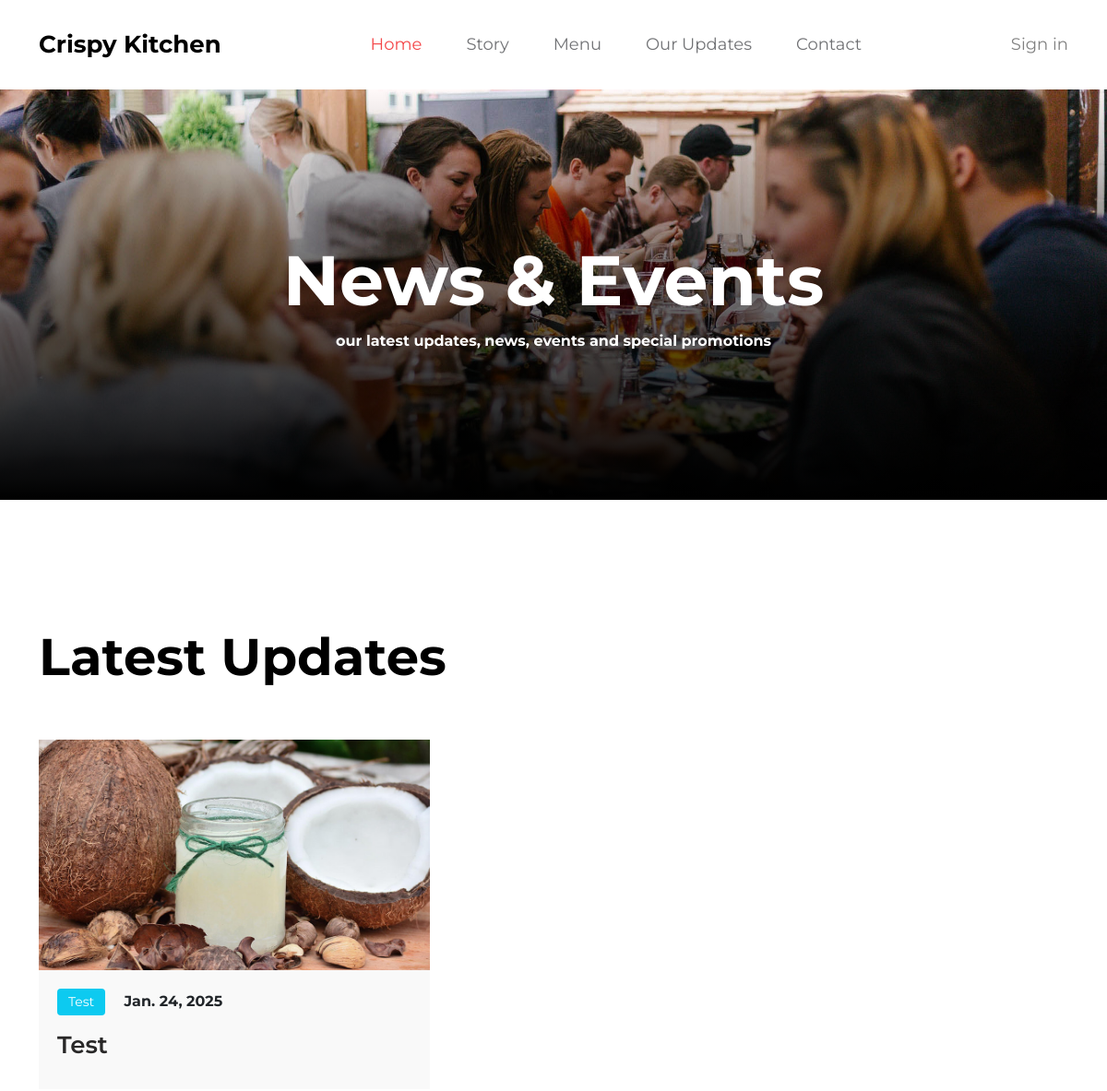
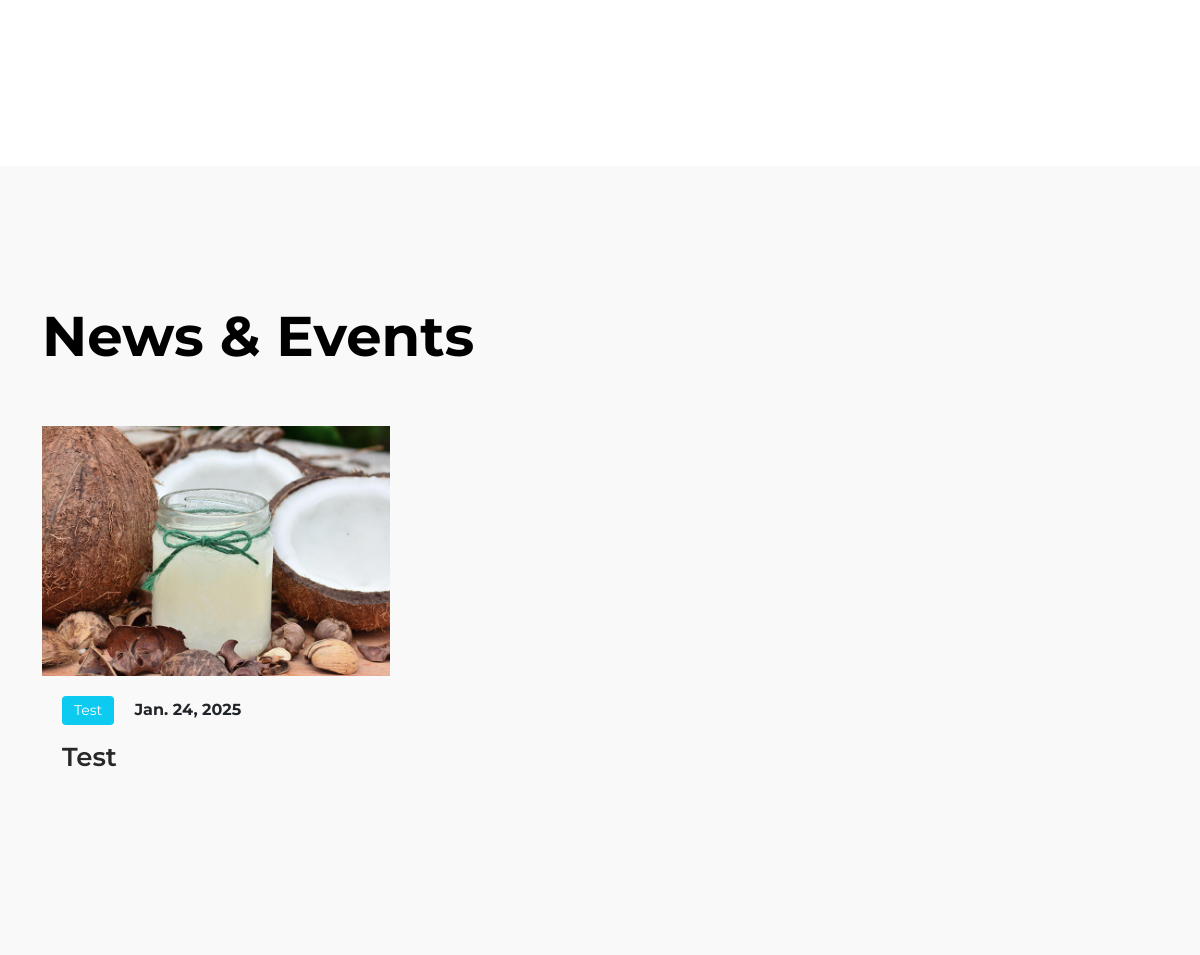
The page /news/ (upper part) on the database as committed earlier (2 pictures, top to bottom).
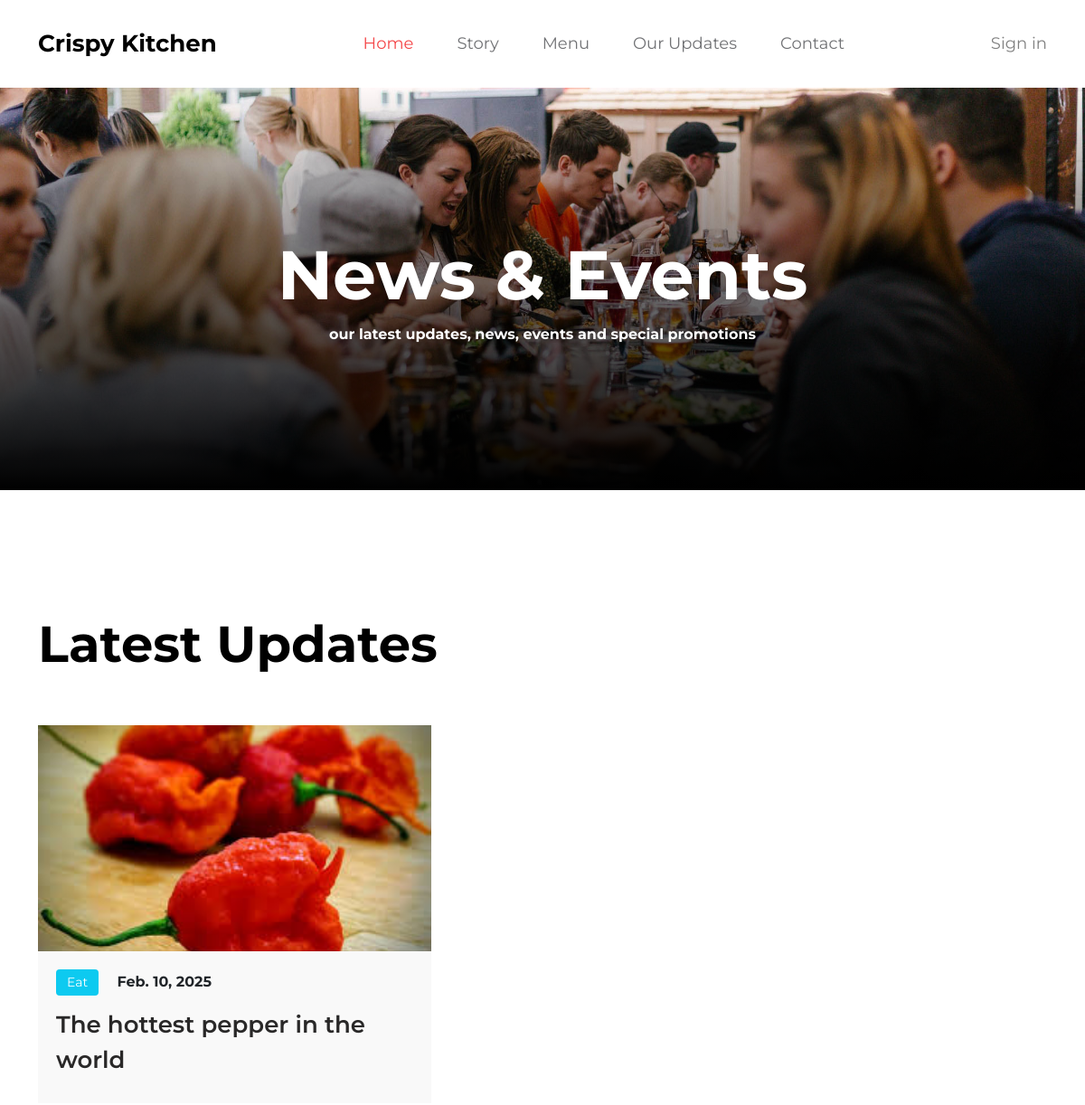
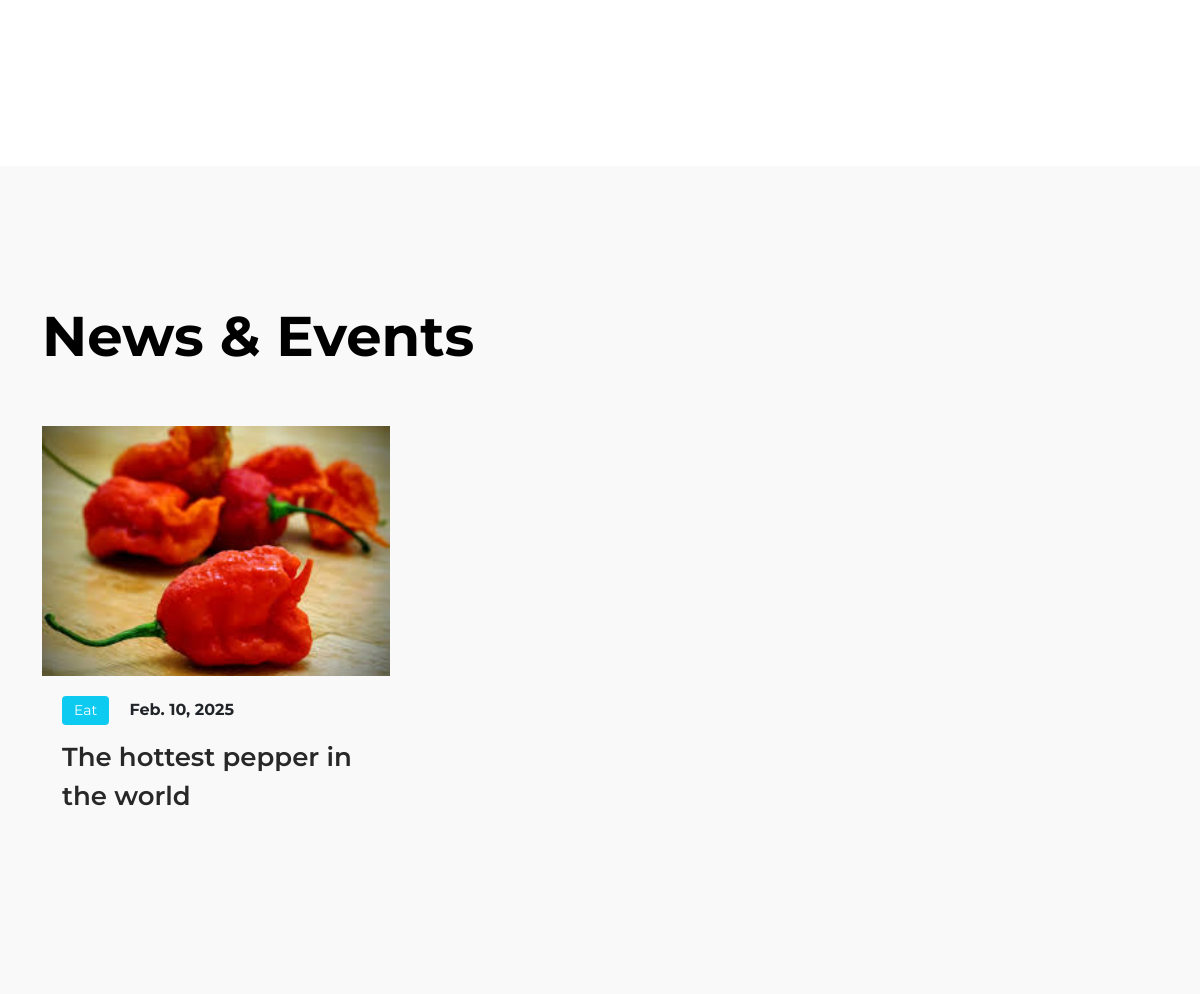
The same page on the database as committed later (2 pictures, top to bottom).
### apps/models.py (models this page shows, shortened)
class New(models.Model):
    name = models.CharField(max_length=255)
    created_at = models.DateTimeField(auto_now_add=True)
    theme = models.ManyToManyField(Theme)
    about = models.TextField()
    class Meta:
        db_table = 'apps_new'

class NewsImage(models.Model):
    news = models.ForeignKey(New, on_delete=models.CASCADE, related_name='images')
    image = models.ImageField(upload_to="images/")

class Theme(models.Model):
    name = models.CharField(max_length=100)

### apps/views.py (the view)
# urls.py: path('news/', NewsView.as_view(), name="news"),
class NewsView(ListView):
    model = New
    template_name = 'news.html'
    def get_context_data(self, *, object_list=None, **kwargs):
        news = New.objects.all()
        theme = Theme.objects.all()
        context = super().get_context_data(object_list=object_list, **kwargs)
        context['news'] = news
        context['theme'] = theme
        return context

### templates/news.html (shortened to what the changed rows need)
{% extends 'base.html' %}
{% load static %}
{% block main %}
<body>
    <main>
        <header class="site-header site-news-header">
            <div class="container">
                <div class="row">
                    <div class="col-lg-10 col-12 mx-auto">
                        <h1 class="text-white">News &amp; Events</h1>
                    </div>
                </div>
            </div>
        </header>
        <section class="news section-padding bg-white">
            <div class="container" style="display: flex; flex-wrap: wrap;">
                <div class="row" style="display: flexbox;">
                    <h2 class="mb-lg-5 mb-4">Latest Updates</h2>
                        {% for i in news %}
                        <div class="col-lg-4 col-md-6 col-12" style="width: 48%; margin-bottom: 16px;">
                            <div class="news-thumb mb-4">
                                <a href="{% url 'news-detail' pk=i.pk %}">
                                    {% if i.images.first %}
                                        <img src="{{ i.images.first.image.url }}" class="img-fluid news-image" alt=""
                                             style="width: 100%; height: 250px; object-fit: cover;">
                                    {% else %}
                                        <img src="{% static 'images/default-news.jpg' %}" class="img-fluid news-image" alt="No image available"
                                             style="width: 100%; height: 250px; object-fit: cover;">
                                    {% endif %}
                                </a>
                                <div class="news-text-info">
                                    <span class="category-tag me-3 bg-info">
                                        {% for theme in i.theme.all %}
                                            {{ theme.name }}
                                        {% endfor %}
                                    </span>
                                    <strong>{{ i.created_at|date:"M. d, Y" }}</strong>
                                    <h5 class="news-title mt-2">
                                        <a href="{% url 'news-detail' pk=i.pk %}" class="news-title-link">{{ i.name }}</a>
                                    </h5>
                                </div>
                            </div>
                        </div>
                        {% endfor %}
                </div>
            </div>
        </section>
        <section class="news section-padding">
            <div class="container">
                <div class="row">
                    <div class="col-12">
                        <h2 class="mb-lg-5 mb-4">News &amp; Events</h2>
                    </div>
                    <div class="row">
                        {% for i in news %}
                            <div class="col-lg-4 col-md-6 col-12 mb-4">
                                <div class="news-thumb">
                                    <a href="{% url 'news-detail' pk=i.pk %}">
                                        {% if i.images.first %}
                                            <img src="{{ i.images.first.image.url }}" class="img-fluid news-image" alt=""
                                                 style="width: 100%; height: 250px; object-fit: cover;">
                                        {% else %}
                                            <img src="{% static 'images/default-news.jpg' %}" class="img-fluid news-image" alt="No image available"
                                                 style="width: 100%; height: 250px; object-fit: cover;">
                                        {% endif %}
                                    </a>
                                    <div class="news-text-info">
                                        <span class="category-tag me-3 bg-info">
                                            {% for theme in i.theme.all %}
                                                {{ theme.name }}
                                            {% endfor %}
                                        </span>
                                        <strong>{{ i.created_at|date:"M. d, Y" }}</strong>
                                        <h5 class="news-title mt-2">
                                            <a href="{% url 'news-detail' pk=i.pk %}" class="news-title-link">{{ i.name }}</a>
                                        </h5>
                                    </div>
                                </div>
                            </div>
                        {% endfor %}
                    </div>
                </div>
            </div>
        </section>
    </main>
</body>
{% endblock main %}

Rows that differ between the two databases and show on the page:
removed New: images.first.image (picture), created_at "Jan. 24, 2025", name "Test", Theme (name "Test")
added New: images.first.image (picture), created_at "Feb. 10, 2025", name "The hottest pepper in the world", Theme (name "Eat")
